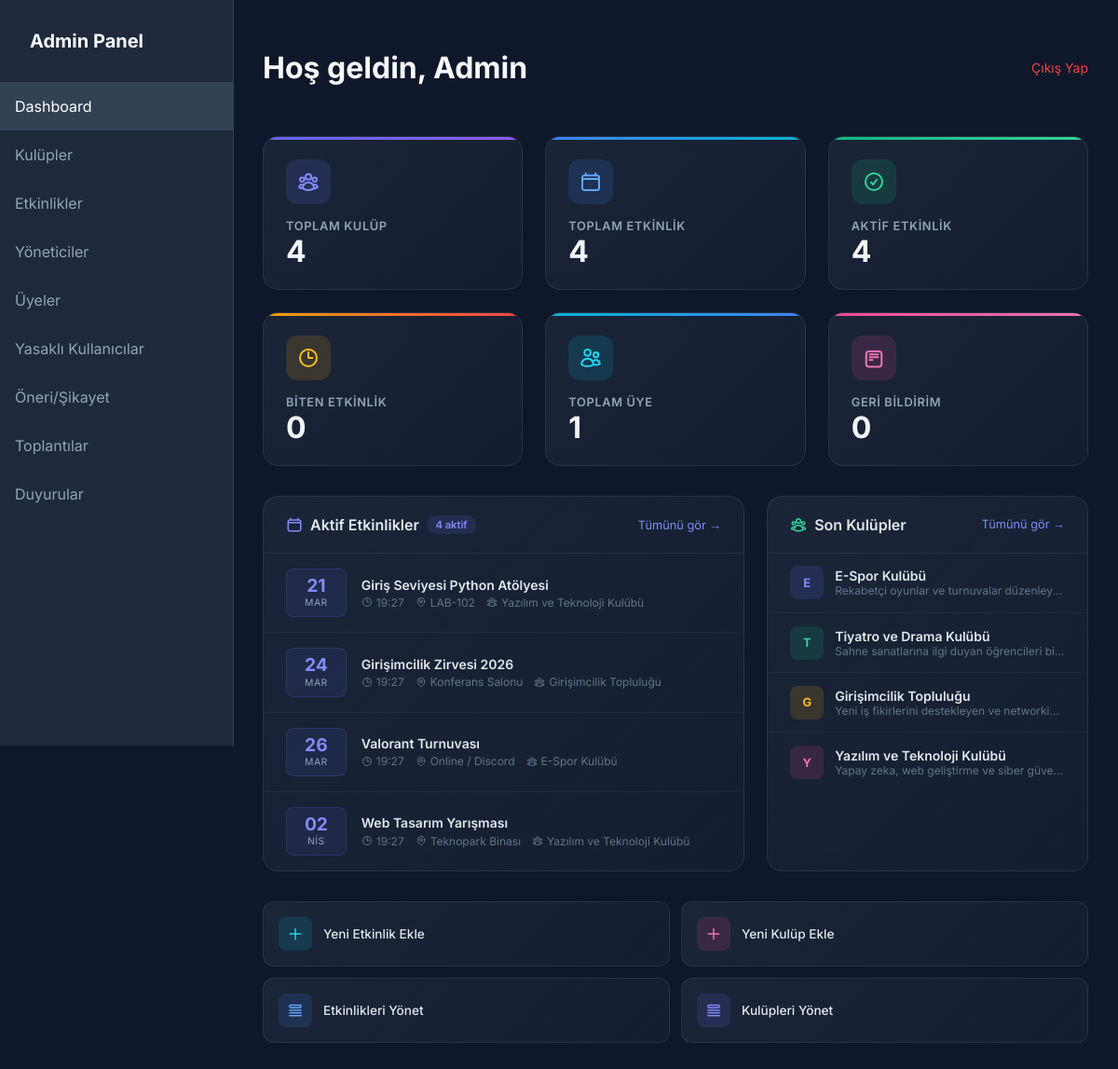
Page /admin/index.php (signed in) on the committed database.
### tables this page shows
CREATE TABLE IF NOT EXISTS etkinlikler (
    id INT AUTO_INCREMENT PRIMARY KEY,
    kulup_id INT,
    baslik VARCHAR(200) NOT NULL,
    aciklama TEXT,
    tarih DATETIME NOT NULL,
    konum VARCHAR(200),
    kisi_siniri INT DEFAULT NULL,
    FOREIGN KEY (kulup_id) REFERENCES kulupler(id) ON DELETE SET NULL
);

CREATE TABLE IF NOT EXISTS kulupler (
    id INT AUTO_INCREMENT PRIMARY KEY,
    ad VARCHAR(100) NOT NULL,
    aciklama TEXT
);

### admin/index.php (the view, shortened to what this page needs)
<?php
require_once 'header.php';
$kulup_sayisi = $db->query("SELECT COUNT(*) FROM kulupler")->fetchColumn();
$etkinlik_sayisi = $db->query("SELECT COUNT(*) FROM etkinlikler")->fetchColumn();
$aktif_etkinlik = $db->query("SELECT COUNT(*) FROM etkinlikler WHERE tarih >= NOW()")->fetchColumn();
$biten_etkinlik = $db->query("SELECT COUNT(*) FROM etkinlikler WHERE tarih < NOW()")->fetchColumn();
$toplam_uye = $db->query("SELECT COUNT(*) FROM kullanicilar")->fetchColumn();
$toplam_geribildirim = $db->query("SELECT COUNT(*) FROM oneri_sikayet")->fetchColumn();
$yaklasen = $db->query("SELECT e.*, k.ad as kulup_adi FROM etkinlikler e LEFT JOIN kulupler k ON e.kulup_id = k.id WHERE e.tarih >= NOW() ORDER BY e.tarih ASC LIMIT 5")->fetchAll();
$son_kulupler = $db->query("SELECT * FROM kulupler ORDER BY id DESC LIMIT 5")->fetchAll();
?>
<div class="dashboard-stats">
    <div class="dash-card purple">
        <div class="card-icon">
        </div>
        <div class="card-label">Toplam Kulüp</div>
        <div class="card-value"><?php echo $kulup_sayisi; ?></div>
    </div>
    <div class="dash-card blue">
        <div class="card-icon">
        </div>
        <div class="card-label">Toplam Etkinlik</div>
        <div class="card-value"><?php echo $etkinlik_sayisi; ?></div>
    </div>
    <div class="dash-card green">
        <div class="card-icon">
            <svg xmlns="http://www.w3.org/2000/svg" fill="none" viewBox="0 0 24 24" stroke-width="2" stroke="currentColor">
                <path stroke-linecap="round" stroke-linejoin="round" d="M9 12.75 11.25 15 15 9.75M21 12a9 9 0 1 1-18 0 9 9 0 0 1 18 0Z" />
            </svg>
        </div>
        <div class="card-label">Aktif Etkinlik</div>
        <div class="card-value"><?php echo $aktif_etkinlik; ?></div>
    </div>
    <div class="dash-card orange">
        <div class="card-icon">
            <svg xmlns="http://www.w3.org/2000/svg" fill="none" viewBox="0 0 24 24" stroke-width="2" stroke="currentColor">
                <path stroke-linecap="round" stroke-linejoin="round" d="M12 6v6h4.5m4.5 0a9 9 0 1 1-18 0 9 9 0 0 1 18 0Z" />
            </svg>
        </div>
        <div class="card-label">Biten Etkinlik</div>
        <div class="card-value"><?php echo $biten_etkinlik; ?></div>
    </div>
    <div class="dash-card cyan">
        <div class="card-icon">
        </div>
        <div class="card-label">Toplam Üye</div>
        <div class="card-value"><?php echo $toplam_uye; ?></div>
    </div>
    <div class="dash-card pink">
        <div class="card-icon">
            <svg xmlns="http://www.w3.org/2000/svg" fill="none" viewBox="0 0 24 24" stroke-width="2" stroke="currentColor">
                <path stroke-linecap="round" stroke-linejoin="round" d="M7.5 8.25h9m-9 3h9m-9 3h3m-6.75 4.125a3 3 0 0 0 3 3h10.5a3 3 0 0 0 3-3v-10.5a3 3 0 0 0-3-3h-10.5a3 3 0 0 0-3 3v10.5Z" />
            </svg>
        </div>
        <div class="card-label">Geri Bildirim</div>
        <div class="card-value"><?php echo $toplam_geribildirim; ?></div>
    </div>
</div>
<div class="dashboard-content">
    <div class="panel">
        <div class="panel-header">
            <h2>
                Aktif Etkinlikler
                <?php if ($aktif_etkinlik > 0): ?>
                    <span class="panel-badge"><?php echo $aktif_etkinlik; ?> aktif</span>
                <?php endif; ?>
            </h2>
            <a href="etkinlik/etkinlikler.php">Tümünü gör →</a>
        </div>
        <?php if (!empty($yaklasen)): ?>
            <ul class="event-list">
                <?php
                $aylar = ['Oca','Şub','Mar','Nis','May','Haz','Tem','Ağu','Eyl','Eki','Kas','Ara'];
                foreach ($yaklasen as $e):
                    $ts = strtotime($e['tarih']);
                    $gun = date('d', $ts);
                    $ay = $aylar[(int)date('n', $ts) - 1];
                    $saat = date('H:i', $ts);
                ?>
                <li class="event-item">
                    <div class="event-date-box">
                        <div class="day"><?php echo $gun; ?></div>
                        <div class="month"><?php echo $ay; ?></div>
                    </div>
                    <div class="event-info">
                        <div class="event-title"><?php echo htmlspecialchars($e['baslik']); ?></div>
                        <div class="event-meta">
                            <span>
                                <svg xmlns="http://www.w3.org/2000/svg" fill="none" viewBox="0 0 24 24" stroke-width="2" stroke="currentColor" style="width:12px;height:12px;">
                                    <path stroke-linecap="round" stroke-linejoin="round" d="M12 6v6h4.5m4.5 0a9 9 0 1 1-18 0 9 9 0 0 1 18 0Z" />
                                </svg>
                                <?php echo $saat; ?>
                            </span>
                            <span>
                                <?php echo htmlspecialchars($e['konum']); ?>
                            </span>
                            <?php if (!empty($e['kulup_adi'])): ?>
                            <span>
                                <?php echo htmlspecialchars($e['kulup_adi']); ?>
                            </span>
                            <?php endif; ?>
                        </div>
                    </div>
                </li>
                <?php endforeach; ?>
            </ul>
        <?php endif; ?>
    </div>
    <div class="panel">
        <div class="panel-header">
            <h2>
                Son Kulüpler
            </h2>
            <a href="kulup/kulupler.php">Tümünü gör →</a>
        </div>
        <?php if (!empty($son_kulupler)): ?>
            <ul class="club-list">
                <?php
                $renkler = [
                    ['bg' => 'rgba(99, 102, 241, 0.15)', 'color' => '#818cf8'],
                    ['bg' => 'rgba(16, 185, 129, 0.15)', 'color' => '#34d399'],
                    ['bg' => 'rgba(245, 158, 11, 0.15)', 'color' => '#fbbf24'],
                    ['bg' => 'rgba(236, 72, 153, 0.15)', 'color' => '#f472b6'],
                    ['bg' => 'rgba(59, 130, 246, 0.15)', 'color' => '#60a5fa'],
                ];
                foreach ($son_kulupler as $i => $k):
                    $renk = $renkler[$i % count($renkler)];
                    $harf = mb_strtoupper(mb_substr($k['ad'], 0, 1));
                ?>
                <li class="club-item">
                    <div class="club-avatar" style="background: <?php echo $renk['bg']; ?>; color: <?php echo $renk['color']; ?>;">
                        <?php echo $harf; ?>
                    </div>
                    <div class="club-item-info">
                        <div class="club-name"><?php echo htmlspecialchars($k['ad']); ?></div>
                        <div class="club-desc"><?php echo htmlspecialchars(mb_strimwidth($k['aciklama'], 0, 60, "...")); ?></div>
                    </div>
                </li>
                <?php endforeach; ?>
            </ul>
        <?php endif; ?>
    </div>
</div>
<div class="quick-actions">
    <a href="etkinlik/etkinlik_ekle.php" class="quick-action">
        <div class="qa-icon qa-cyan">
            <svg xmlns="http://www.w3.org/2000/svg" fill="none" viewBox="0 0 24 24" stroke-width="2" stroke="currentColor">
                <path stroke-linecap="round" stroke-linejoin="round" d="M12 4.5v15m7.5-7.5h-15" />
            </svg>
        </div>
        Yeni Etkinlik Ekle
    </a>
    <a href="kulup/kulup_ekle.php" class="quick-action">
        <div class="qa-icon qa-pink">
            <svg xmlns="http://www.w3.org/2000/svg" fill="none" viewBox="0 0 24 24" stroke-width="2" stroke="currentColor">
                <path stroke-linecap="round" stroke-linejoin="round" d="M12 4.5v15m7.5-7.5h-15" />
            </svg>
        </div>
        Yeni Kulüp Ekle
    </a>
    <a href="etkinlik/etkinlikler.php" class="quick-action">
        <div class="qa-icon qa-blue">
            <svg xmlns="http://www.w3.org/2000/svg" fill="none" viewBox="0 0 24 24" stroke-width="2" stroke="currentColor">
                <path stroke-linecap="round" stroke-linejoin="round" d="M3.75 12h16.5m-16.5 3.75h16.5M3.75 19.5h16.5M5.625 4.5h12.75a1.875 1.875 0 0 1 0 3.75H5.625a1.875 1.875 0 0 1 0-3.75Z" />
            </svg>
        </div>
        Etkinlikleri Yönet
    </a>
    <a href="kulup/kulupler.php" class="quick-action">
        <div class="qa-icon qa-purple">
            <svg xmlns="http://www.w3.org/2000/svg" fill="none" viewBox="0 0 24 24" stroke-width="2" stroke="currentColor">
                <path stroke-linecap="round" stroke-linejoin="round" d="M3.75 12h16.5m-16.5 3.75h16.5M3.75 19.5h16.5M5.625 4.5h12.75a1.875 1.875 0 0 1 0 3.75H5.625a1.875 1.875 0 0 1 0-3.75Z" />
            </svg>
        </div>
        Kulüpleri Yönet
    </a>
</div>
<?php require_once 'footer.php'; ?>

### admin/admin-style.css (style rules this page uses)
:root { --primary: #6366f1; --primary-hover: #4f46e5; --bg-dark: #0f172a; --bg-card: #1e293b; --text-white: #f8fafc; --text-gray: #94a3b8; --danger: #ef4444; }
body { font-family: 'Inter', sans-serif; background-color: var(--bg-dark); color: var(--text-white); margin: 0; display: flex; justify-content: center; align-items: center; min-height: 100vh; }

### admin/header.php (style rules this page uses)
body { display: block; background: #0f172a; min-height: 100vh; margin: 0; font-family: 'Inter', sans-serif; }

### rows in the picture
etkinlikler: tarih "21", tarih "MAR", baslik "Giriş Seviyesi Python Atölyesi", tarih "19:27", konum "LAB-102", kulup.ad "Yazılım ve Teknoloji Kulübü"
etkinlikler: tarih "24", tarih "MAR", baslik "Girişimcilik Zirvesi 2026", tarih "19:27", konum "Konferans Salonu", kulup.ad "Girişimcilik Topluluğu"
etkinlikler: tarih "26", tarih "MAR", baslik "Valorant Turnuvası", tarih "19:27", konum "Online / Discord", kulup.ad "E-Spor Kulübü"
etkinlikler: tarih "02", tarih "NIS", baslik "Web Tasarım Yarışması", tarih "19:27", konum "Teknopark Binası", kulup.ad "Yazılım ve Teknoloji Kulübü"
kulupler: ad "E", ad "E-Spor Kulübü", aciklama "Rekabetçi oyunlar ve turnuvalar düzenley…"
kulupler: ad "T", ad "Tiyatro ve Drama Kulübü", aciklama "Sahne sanatlarına ilgi duyan öğrencileri bi…"
kulupler: ad "G", ad "Girişimcilik Topluluğu", aciklama "Yeni iş fikirlerini destekleyen ve networki…"
kulupler: ad "Y", ad "Yazılım ve Teknoloji Kulübü", aciklama "Yapay zeka, web geliştirme ve siber güve…"

### other values in the picture
$header_title "Hoş geldin, Admin"
$kulup_sayisi "4"
$etkinlik_sayisi "4"
$aktif_etkinlik "4"
$biten_etkinlik "0"
$toplam_uye "1"
$toplam_geribildirim "0"
